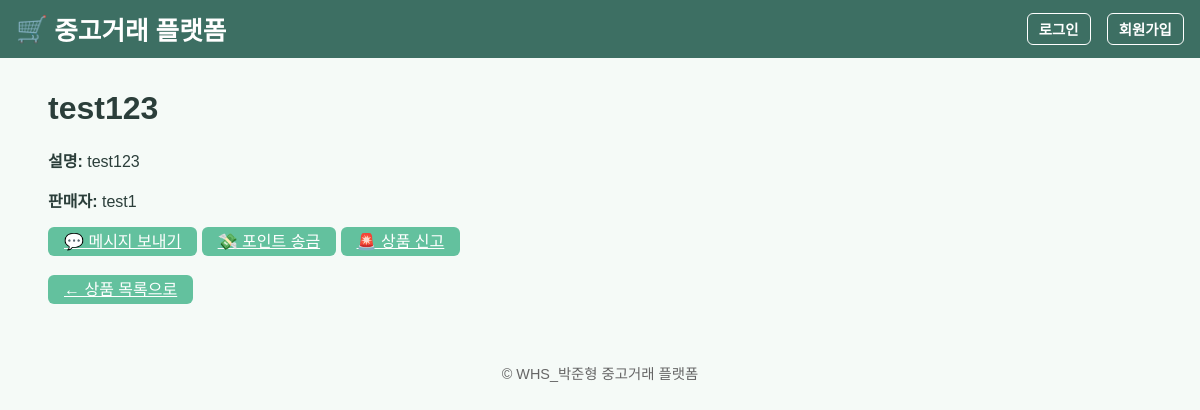
The app's page /products/2 with its own data.
### models.py (models this page shows)
class Product(db.Model):
    id = db.Column(db.Integer, primary_key=True)
    name = db.Column(db.String(100), nullable=False)
    description = db.Column(db.String(200))
    seller_id = db.Column(db.Integer, db.ForeignKey('user.id'))

class User(db.Model):
    id = db.Column(db.Integer, primary_key=True)
    username = db.Column(db.String(80), unique=True, nullable=False)
    password = db.Column(db.String(200), nullable=False)
    is_admin = db.Column(db.Boolean, default=False)
    is_dormant = db.Column(db.Boolean, default=False)  # 휴면 여부 필드 추가

### app.py (the view)
@app.route('/products/<int:product_id>')
def product_detail(product_id):
    product = Product.query.get_or_404(product_id)
    seller = User.query.get(product.seller_id)
    return render_template('product_detail.html', product=product, seller=seller)

### templates/product_detail.html (shortened to what this page needs)
{% extends 'base.html' %}  {% block content %}
<div class="container">
  <h1>{{ product.name }}</h1>
  <p><strong>설명:</strong> {{ product.description }}</p>
  <p><strong>판매자:</strong> {{ seller.username }}</p>
  {% if session.user_id == product.seller_id %}
  <a href="{{ url_for('edit_product', product_id=product.id) }}" class="btn"
    >✏️ 수정</a
  >
  <form
    method="POST"
    action="{{ url_for('delete_product', product_id=product.id) }}"
    style="display: inline"
  >
    <button
      type="submit"
      class="btn"
      onclick="return confirm('정말 삭제하시겠습니까?');"
    >
      🗑 삭제
    </button>
  </form>
  {% else %}
  <a href="{{ url_for('send_chat', receiver_id=seller.id) }}" class="btn"
    >💬 메시지 보내기</a
  >
  <a href="{{ url_for('transfer', receiver_id=seller.id) }}" class="btn"
    >💸 포인트 송금</a
  >
  <a href="{{ url_for('report_product', product_id=product.id) }}" class="btn"
    >🚨 상품 신고</a
  >
  {% endif %}
  <div style="margin-top: 1.5rem">
    <a href="{{ url_for('index') }}" class="btn">← 상품 목록으로</a>
  </div>
</div>
{% endblock %}

### static/style.css (style rules this page uses)
:root { --primary-color: #63c19e; --accent-color: #4caf88; --background-color: #f5faf7; --header-color: #3d6f63; --text-color: #2b3e3a; }
body { background-color: var(--background-color); color: var(--text-color); font-family: 'Noto Sans KR', sans-serif; margin: 0; padding: 0; }
button, .btn { background-color: var(--primary-color); color: white; border: none; padding: 0.4rem 1rem; border-radius: 6px; cursor: pointer; transition: background-color 0.2s; }
.container { margin: 2rem 1.5rem; }

### records on screen
Product: name "test123", description "test123"
User: username "test1"
